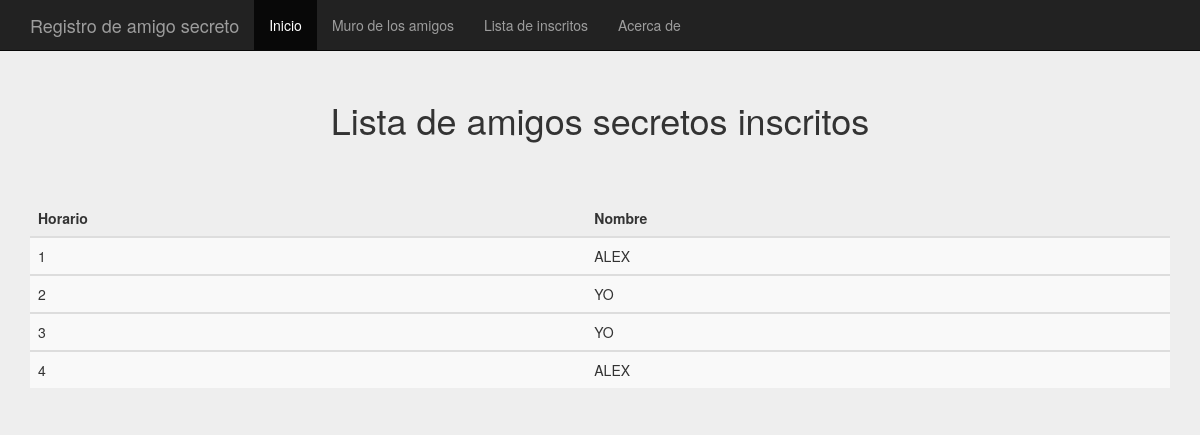
Page /amigosecreto/friends on the earlier database version.
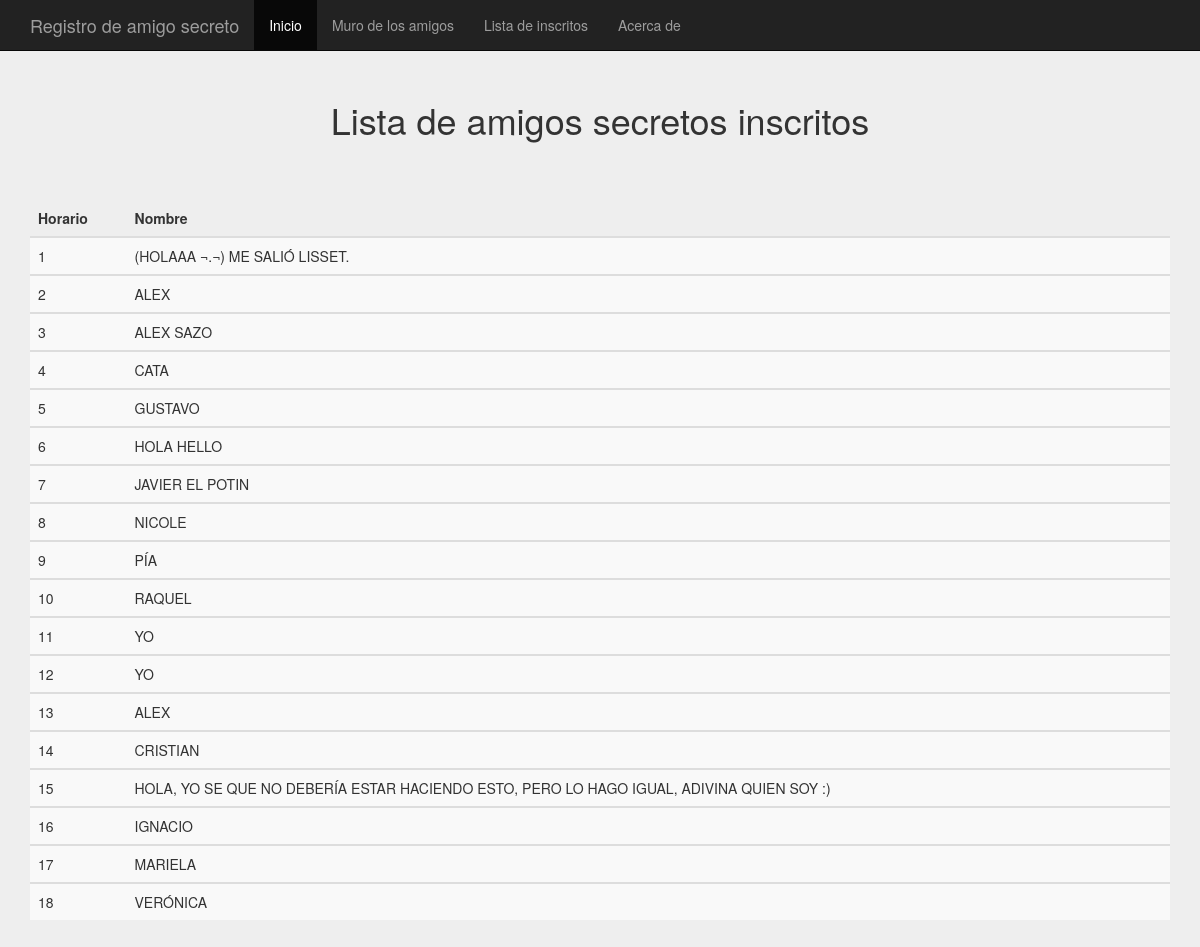
Same page on the later database version.
### inscripcion/models.py (models this page shows, shortened)
class Registro(models.Model):
    person = models.CharField(max_length=50)

### inscripcion/views.py (the view)
def friends(request):
    friends_list = Registro.objects.order_by('person')
    return render(request, 'inscripcion/secrets_friends.html', {'friends_list': friends_list})

### inscripcion/templates/inscripcion/secrets_friends.html
{% extends 'base.html' %}
{% load staticfiles %}
{% block h1 %}
    Lista de amigos secretos inscritos
{% endblock h1 %}
{% block container %}
    <div class="table-responsive">
        <table class="table table-striped">
            <thead>
            <tr>
                <th>Horario</th>
                <th>Nombre</th>
            </tr>
            </thead>
            {% for friends in friends_list %}
                <tbody>
                <tr>
                    <td>{{ forloop.counter }}</td>
                    <td>{{ friends.person | upper}}</td>
                </tr>
                </tbody>
            {% endfor %}
        </table>
    </div>
{% endblock container %}

### templates/base.html (shortened to what this page needs)
{% load staticfiles %}
<!DOCTYPE html>
<html lang="en"><head><meta http-equiv="Content-Type" content="text/html; charset=UTF-8">
    <link href="{% static 'inscripcion/css/bootstrap.min.css' %}" rel="stylesheet">
    <link href="{% static 'inscripcion/css/starter-template.css' %}" rel="stylesheet">
    <link href="{% static 'inscripcion/css/signin.css' %}" rel="stylesheet">
  <body data-pinterest-extension-installed="cr1.35">
    <nav class="navbar navbar-inverse navbar-fixed-top" role="navigation">
      <div class="container">
        <div class="navbar-header">
          <a class="navbar-brand" href="{% url 'index' %}">{% block nav_bar_title %}Registro de amigo secreto{% endblock nav_bar_title %}</a>
        </div>
        <div id="navbar" class="collapse navbar-collapse">
          <ul class="nav navbar-nav">
              {% include 'inscripcion/partials/nav-bar.html' %}
          </ul>
        </div>
      </div>
    </nav>
    <div class="container">{% block great_container %}
      <div class="starter-template">
        <h1>{% block h1 %}{% endblock h1 %}</h1>
      </div>
        {% block container %}
        {% endblock container %}
    {% endblock great_container %}
</body></html>

### inscripcion/templates/inscripcion/partials/nav-bar.html
<li class="active"><a href="{% url 'index' %}">Inicio</a> </li>
<li ><a href="{% url 'muro' %}">Muro de los amigos</a></li>
<li><a href="{% url 'friends' %}">Lista de inscritos</a></li>
<li ><a href="{% url 'about' %}">Acerca de</a></li>

### inscripcion/static/inscripcion/css/starter-template.css (style rules this page uses)
body { padding-top: 50px; }
.starter-template { padding: 40px 15px; text-align: center; }

### inscripcion/static/inscripcion/css/signin.css (style rules this page uses)
body { padding-top: 40px; padding-bottom: 40px; background-color: #eee; }

Differences in the rows shown:
added Registro: person "(HOLAAA ¬.¬) ME SALIÓ LISSET."
added Registro: person "ALEX SAZO"
added Registro: person "CATA"
added Registro: person "GUSTAVO"
added Registro: person "HOLA HELLO"
added Registro: person "JAVIER EL POTIN"
added Registro: person "NICOLE"
added Registro: person "PÍA"
added Registro: person "RAQUEL"
added Registro: person "CRISTIAN"
added Registro: person "HOLA, YO SE QUE NO DEBERÍA ESTAR HACIENDO ESTO, PERO LO HAGO IGUAL, ADIVINA QUIEN SOY :)"
added Registro: person "IGNACIO"
added Registro: person "MARIELA"
added Registro: person "VERÓNICA"
